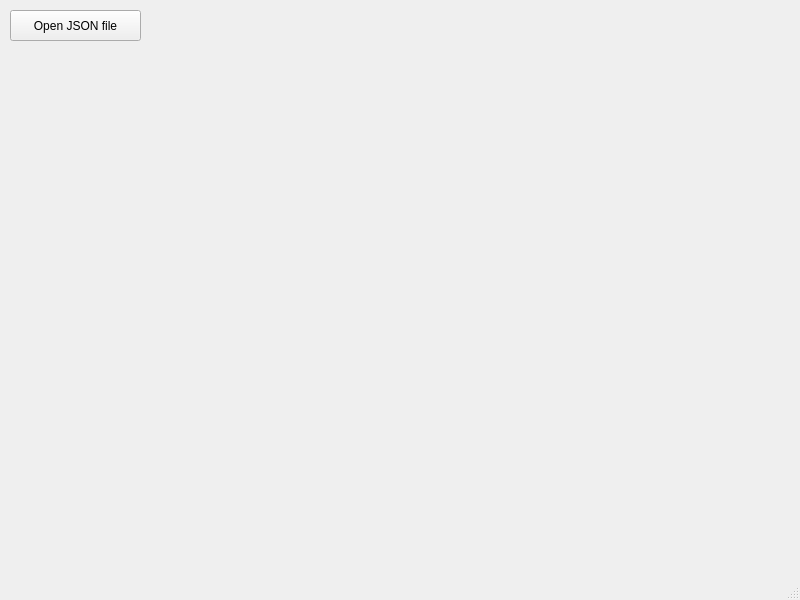
<?xml version="1.0" encoding="UTF-8"?>
<ui version="4.0">
 <class>MainWindow</class>
 <widget class="QMainWindow" name="MainWindow">
  <property name="geometry">
   <rect>
    <x>0</x>
    <y>0</y>
    <width>800</width>
    <height>600</height>
   </rect>
  </property>
  <property name="windowTitle">
   <string>MainWindow</string>
  </property>
  <widget class="QWidget" name="centralwidget">
   <widget class="QPushButton" name="pushButton">
    <property name="geometry">
     <rect>
      <x>10</x>
      <y>10</y>
      <width>131</width>
      <height>31</height>
     </rect>
    </property>
    <property name="text">
     <string>Open JSON file</string>
    </property>
   </widget>
  </widget>
  <widget class="QMenuBar" name="menubar">
   <property name="geometry">
    <rect>
     <x>0</x>
     <y>0</y>
     <width>800</width>
     <height>26</height>
    </rect>
   </property>
  </widget>
  <widget class="QStatusBar" name="statusbar"/>
 </widget>
 <resources/>
 <connections/>
</ui>
